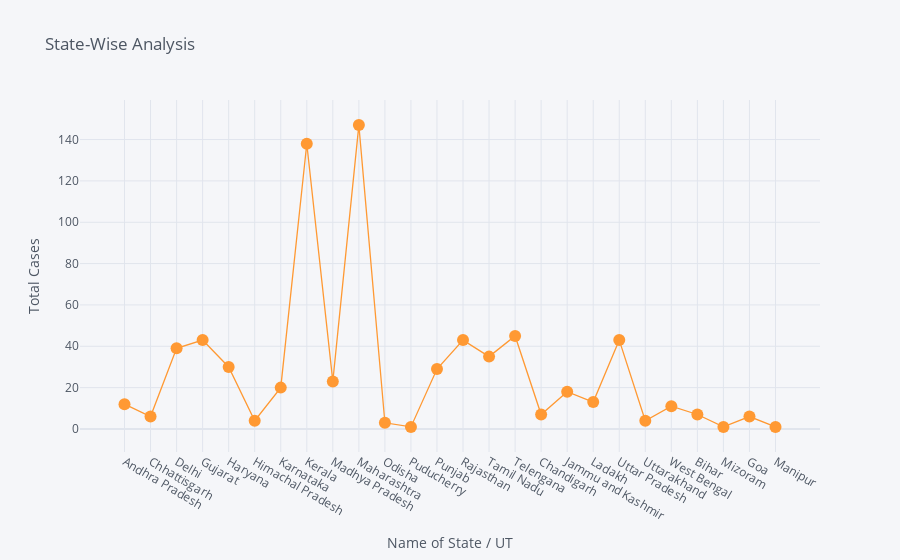
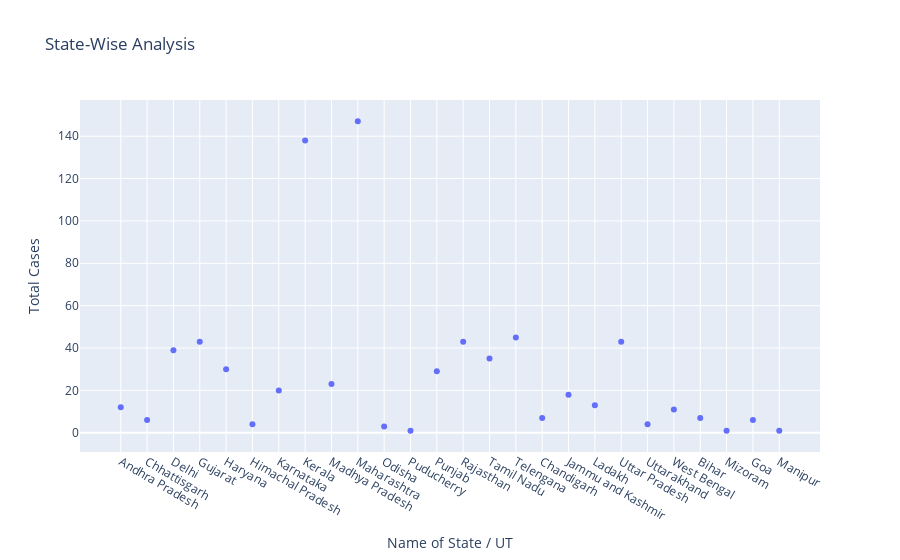

These figures' notebook cell, in order:
### Code cell
# PLotly visualization
df.iplot(kind='scatter',x = "Name of State / UT",y="Total Cases",title='State-Wise Analysis',mode='markers+lines',
        xTitle = "Name of State / UT", yTitle = "Total Cases")
# Plotly Express visualization
px.scatter(df,x = "Name of State / UT",y="Total Cases",title='State-Wise Analysis')

### Figure 1 — Plotly figure (JSON) as saved in the notebook; plotly's stock layout.template omitted (floating-point values rounded to 4 significant figures)
{"data": [{"line": {"color": "rgba(255, 153, 51, 1.0)", "dash": "solid", "shape": "linear", "width": 1.3}, "marker": {"size": 12, "symbol": "circle"}, "mode": "markers+lines", "name": "Total Cases", "text": "", "type": "scatter", "x": ["Andhra Pradesh", "Chhattisgarh", "Delhi", "Gujarat", "Haryana", "Himachal Pradesh", "Karnataka", "Kerala", "Madhya Pradesh", "Maharashtra", "Odisha", "Puducherry", "Punjab", "Rajasthan", "Tamil Nadu", "Telengana", "Chandigarh", "Jammu and Kashmir", "Ladakh", "Uttar Pradesh", "Uttarakhand", "West Bengal", "Bihar", "Mizoram", "Goa", "Manipur"], "y": [12, 6, 39, 43, 30, 4, 20, 138, 23, 147, 3, 1, 29, 43, 35, 45, 7, 18, 13, 43, 4, 11, 7, 1, 6, 1]}], "layout": {"legend": {"bgcolor": "#F5F6F9", "font": {"color": "#4D5663"}}, "paper_bgcolor": "#F5F6F9", "plot_bgcolor": "#F5F6F9", "title": {"font": {"color": "#4D5663"}, "text": "State-Wise Analysis"}, "xaxis": {"gridcolor": "#E1E5ED", "showgrid": true, "tickfont": {"color": "#4D5663"}, "title": {"font": {"color": "#4D5663"}, "text": "Name of State / UT"}, "zerolinecolor": "#E1E5ED"}, "yaxis": {"gridcolor": "#E1E5ED", "showgrid": true, "tickfont": {"color": "#4D5663"}, "title": {"font": {"color": "#4D5663"}, "text": "Total Cases"}, "zerolinecolor": "#E1E5ED"}}}

### Figure 2 — Plotly figure (JSON) as saved in the notebook; plotly's stock layout.template omitted (floating-point values rounded to 4 significant figures)
{"data": [{"hovertemplate": "Name of State / UT=%{x}<br>Total Cases=%{y}<extra></extra>", "legendgroup": "", "marker": {"color": "#636efa", "symbol": "circle"}, "mode": "markers", "name": "", "orientation": "v", "showlegend": false, "type": "scatter", "x": ["Andhra Pradesh", "Chhattisgarh", "Delhi", "Gujarat", "Haryana", "Himachal Pradesh", "Karnataka", "Kerala", "Madhya Pradesh", "Maharashtra", "Odisha", "Puducherry", "Punjab", "Rajasthan", "Tamil Nadu", "Telengana", "Chandigarh", "Jammu and Kashmir", "Ladakh", "Uttar Pradesh", "Uttarakhand", "West Bengal", "Bihar", "Mizoram", "Goa", "Manipur"], "xaxis": "x", "y": [12, 6, 39, 43, 30, 4, 20, 138, 23, 147, 3, 1, 29, 43, 35, 45, 7, 18, 13, 43, 4, 11, 7, 1, 6, 1], "yaxis": "y"}], "layout": {"legend": {"tracegroupgap": 0}, "title": {"text": "State-Wise Analysis"}, "xaxis": {"anchor": "y", "domain": [0, 1], "title": {"text": "Name of State / UT"}}, "yaxis": {"anchor": "x", "domain": [0, 1], "title": {"text": "Total Cases"}}}}
